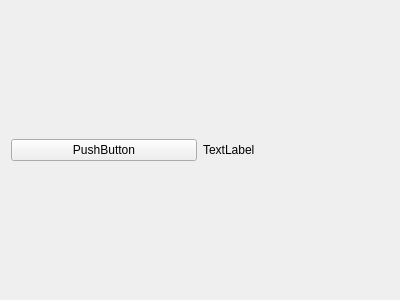
<?xml version="1.0" encoding="UTF-8"?>
<ui version="4.0">
 <class>boardRepresentation</class>
 <widget class="QWidget" name="boardRepresentation">
  <property name="geometry">
   <rect>
    <x>0</x>
    <y>0</y>
    <width>400</width>
    <height>300</height>
   </rect>
  </property>
  <property name="windowTitle">
   <string>Form</string>
  </property>
  <layout class="QHBoxLayout" name="horizontalLayout_2">
   <item>
    <widget class="QPushButton" name="pushButton">
     <property name="text">
      <string>PushButton</string>
     </property>
    </widget>
   </item>
   <item>
    <widget class="QLabel" name="label">
     <property name="text">
      <string>TextLabel</string>
     </property>
    </widget>
   </item>
  </layout>
 </widget>
 <resources/>
 <connections/>
</ui>
